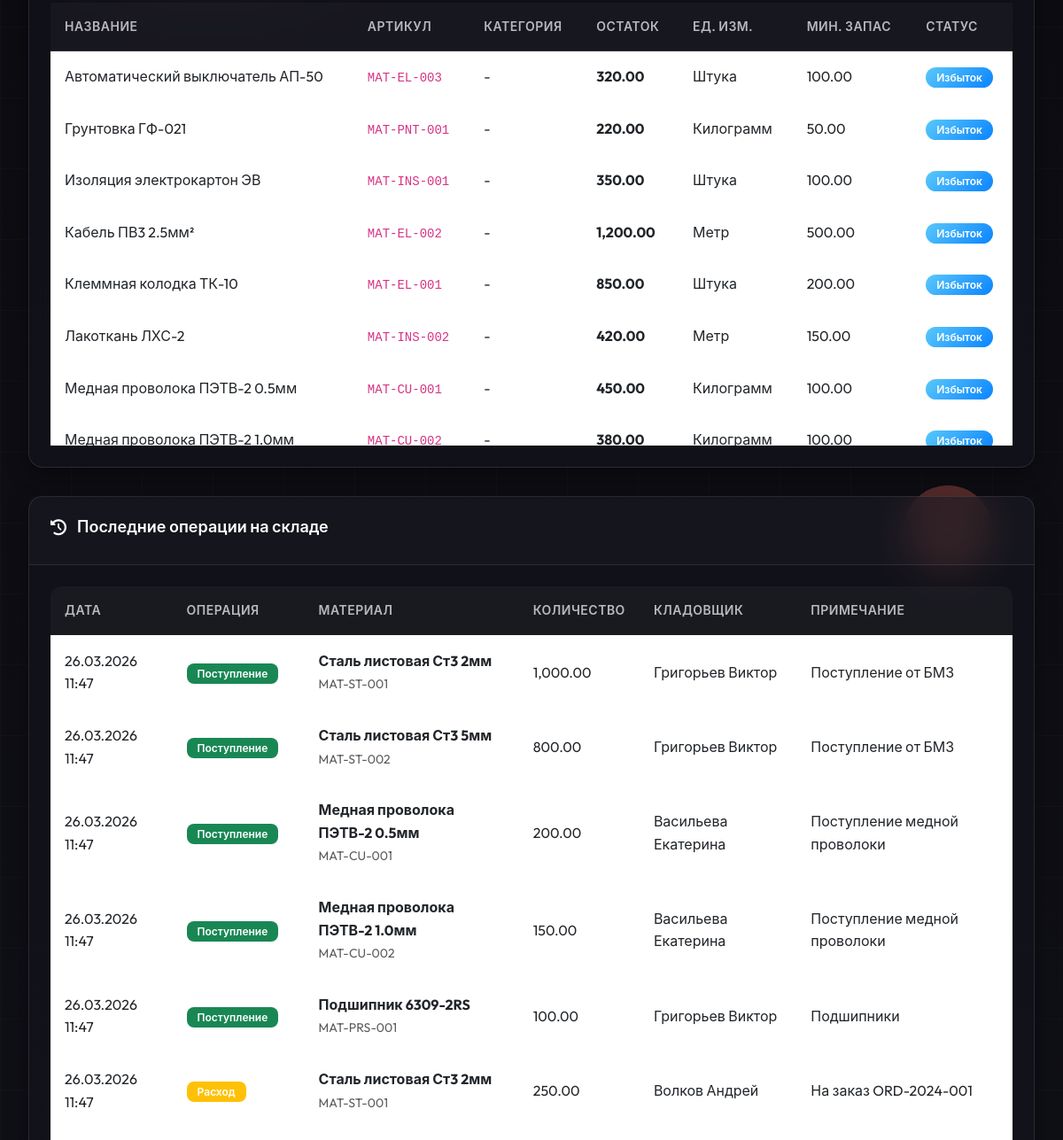
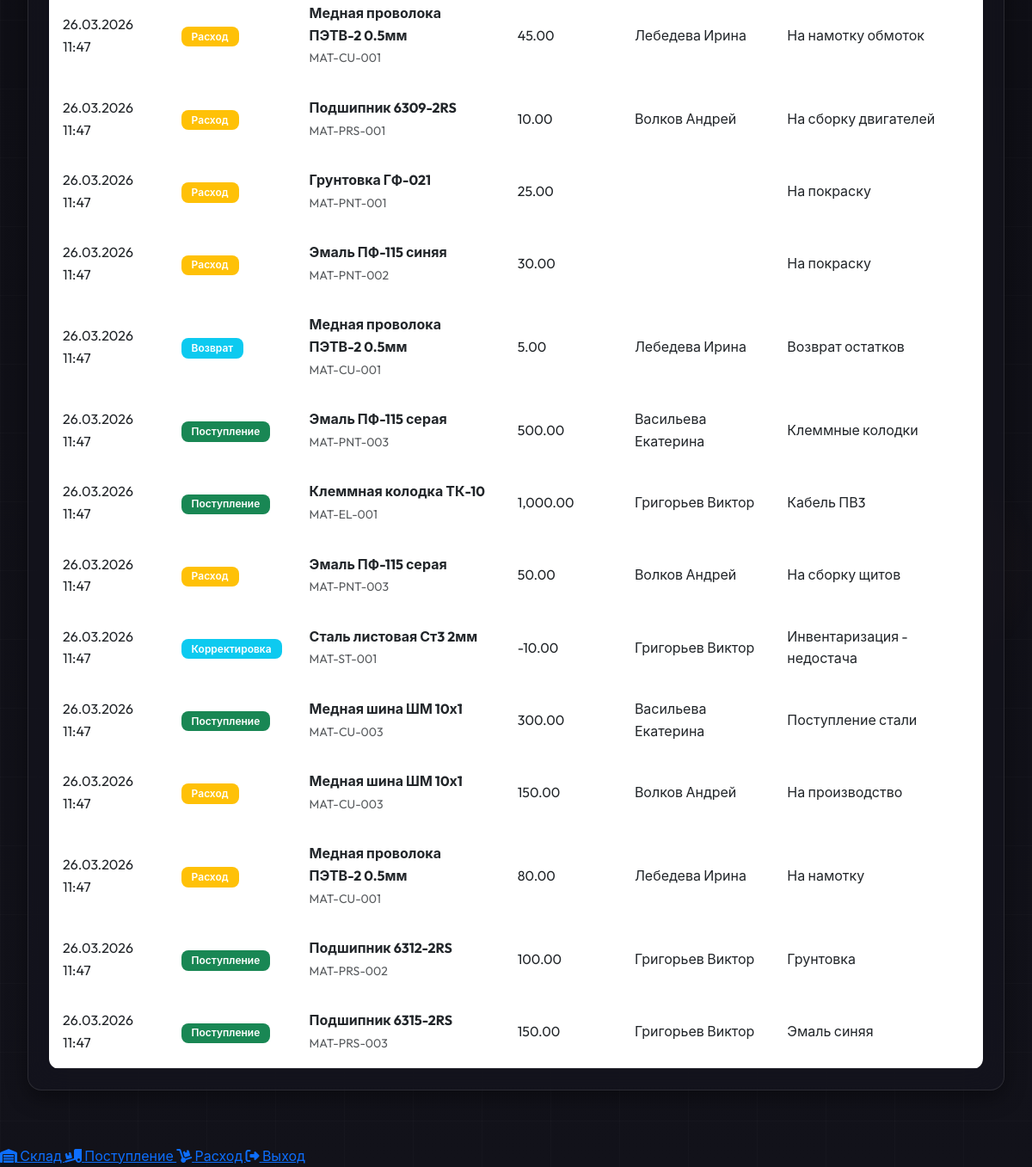
Page /modules/warehouse/warehouse_dashboard.php (signed in, lower part) on the earlier database version (2 pictures, top to bottom).
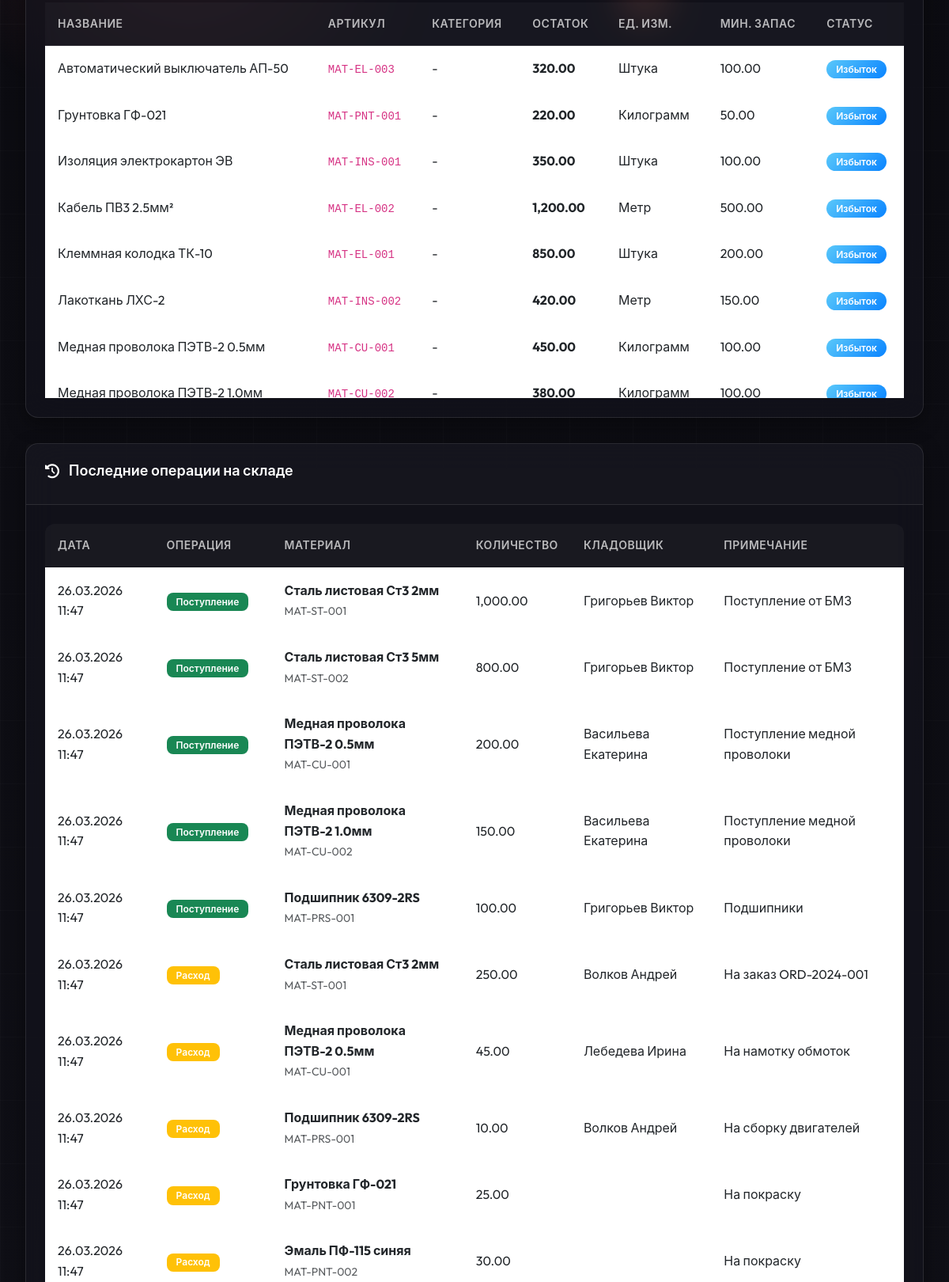
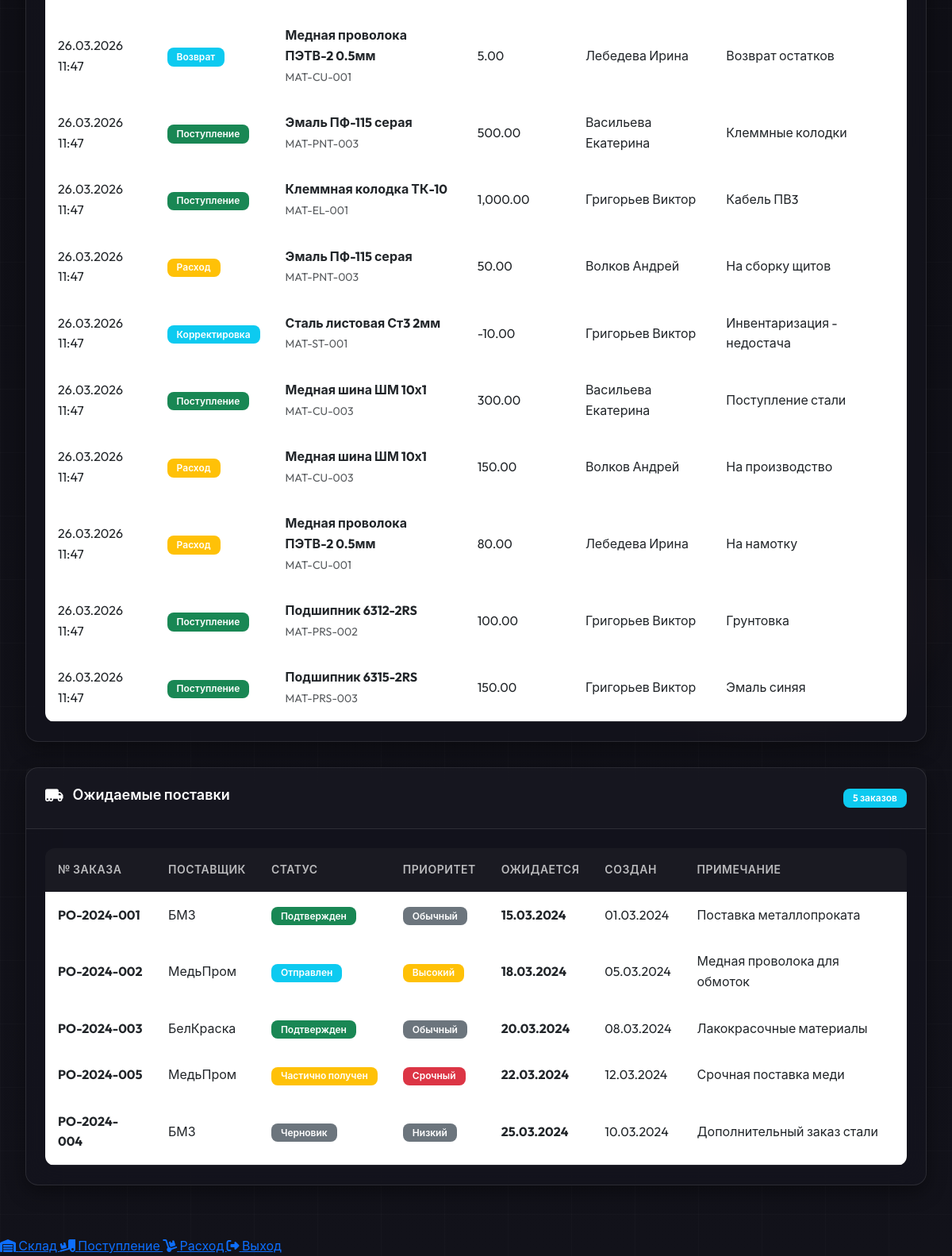
Same page on the later database version (2 pictures, top to bottom).
### tables this page shows
CREATE TABLE items (
    id INT AUTO_INCREMENT PRIMARY KEY,
    item_type ENUM('product', 'material', 'equipment') NOT NULL,
    item_code VARCHAR(50) UNIQUE NOT NULL,
    name VARCHAR(200) NOT NULL,
    category_id INT,
    location_id INT,
    unit_id INT,
    current_stock DECIMAL(12,3) DEFAULT 0,
    min_stock INT DEFAULT 0,
    price DECIMAL(12,2),
    currency VARCHAR(3) DEFAULT 'BYN',
    supplier_id INT,
    status ENUM('operational', 'maintenance', 'broken', 'offline', 'active', 'inactive') DEFAULT 'active',
    extra_specs JSON,
    description TEXT,
    is_active BOOLEAN DEFAULT TRUE,
    created_at TIMESTAMP DEFAULT CURRENT_TIMESTAMP,
    updated_at TIMESTAMP DEFAULT CURRENT_TIMESTAMP ON UPDATE CURRENT_TIMESTAMP,
    FOREIGN KEY (category_id) REFERENCES dictionaries(id),
    FOREIGN KEY (location_id) REFERENCES dictionaries(id),
    FOREIGN KEY (unit_id) REFERENCES dictionaries(id),
    FOREIGN KEY (supplier_id) REFERENCES partners(id),
    INDEX idx_item_type (item_type),
    INDEX idx_item_code (item_code)
);

CREATE TABLE dictionaries (
    id INT AUTO_INCREMENT PRIMARY KEY,
    dict_type ENUM('unit', 'category', 'location', 'position') NOT NULL,
    code VARCHAR(50) NOT NULL,
    name VARCHAR(200) NOT NULL,
    parent_id INT NULL,
    extra_data JSON,
    description TEXT,
    is_active BOOLEAN DEFAULT TRUE,
    created_at TIMESTAMP DEFAULT CURRENT_TIMESTAMP,
    INDEX idx_dict_type (dict_type),
    INDEX idx_code (code)
);

CREATE TABLE movements (
    id INT AUTO_INCREMENT PRIMARY KEY,
    movement_type ENUM('receipt', 'consumption', 'return', 'adjustment', 'shipment', 'maintenance') NOT NULL,
    item_id INT NOT NULL,
    quantity DECIMAL(12,3) NOT NULL,
    reference_type VARCHAR(50),
    reference_id INT,
    warehouse_from VARCHAR(100),
    warehouse_to VARCHAR(100),
    employee_id INT,
    partner_id INT,
    cost DECIMAL(12,2),
    notes TEXT,
    movement_date DATETIME DEFAULT CURRENT_TIMESTAMP,
    created_at TIMESTAMP DEFAULT CURRENT_TIMESTAMP,
    FOREIGN KEY (item_id) REFERENCES items(id),
    FOREIGN KEY (employee_id) REFERENCES staff(id),
    FOREIGN KEY (partner_id) REFERENCES partners(id),
    INDEX idx_movement_type (movement_type),
    INDEX idx_item_id (item_id)
);

CREATE TABLE staff (
    id INT AUTO_INCREMENT PRIMARY KEY,
    employee_code VARCHAR(20) UNIQUE NOT NULL,
    username VARCHAR(50) UNIQUE,
    password VARCHAR(255),
    first_name VARCHAR(50) NOT NULL,
    last_name VARCHAR(50) NOT NULL,
    middle_name VARCHAR(50),
    position_id INT,
    email VARCHAR(100),
    phone VARCHAR(20),
    department VARCHAR(100),
    role ENUM('admin', 'manager', 'operator', 'warehouse_keeper') NOT NULL,
    hire_date DATE,
    status ENUM('active', 'vacation', 'sick', 'terminated') DEFAULT 'active',
    is_active BOOLEAN DEFAULT TRUE,
    last_login TIMESTAMP NULL,
    created_at TIMESTAMP DEFAULT CURRENT_TIMESTAMP,
    updated_at TIMESTAMP DEFAULT CURRENT_TIMESTAMP ON UPDATE CURRENT_TIMESTAMP,
    FOREIGN KEY (position_id) REFERENCES dictionaries(id)
);

CREATE TABLE purchase_orders (
    id INT AUTO_INCREMENT PRIMARY KEY,
    order_number VARCHAR(50) UNIQUE NOT NULL,
    supplier_id INT NOT NULL,
    order_date DATE NOT NULL,
    expected_delivery DATE,
    actual_delivery DATE,
    status ENUM('draft', 'sent', 'confirmed', 'partial', 'received', 'cancelled') DEFAULT 'draft',
    priority ENUM('low', 'normal', 'high', 'urgent') DEFAULT 'normal',
    items_json JSON,
    total_amount DECIMAL(15,2),
    currency VARCHAR(3) DEFAULT 'BYN',
    notes TEXT,
    created_by INT,
    received_by INT,
    created_at TIMESTAMP DEFAULT CURRENT_TIMESTAMP,
    updated_at TIMESTAMP DEFAULT CURRENT_TIMESTAMP ON UPDATE CURRENT_TIMESTAMP,
    FOREIGN KEY (supplier_id) REFERENCES partners(id),
    FOREIGN KEY (created_by) REFERENCES staff(id),
    FOREIGN KEY (received_by) REFERENCES staff(id),
    INDEX idx_order_number (order_number),
    INDEX idx_status (status),
    INDEX idx_expected_delivery (expected_delivery)
);

CREATE TABLE partners (
    id INT AUTO_INCREMENT PRIMARY KEY,
    partner_type ENUM('customer', 'supplier', 'both') DEFAULT 'customer',
    name VARCHAR(200) NOT NULL,
    inn VARCHAR(20),
    address TEXT,
    phone VARCHAR(20),
    email VARCHAR(100),
    contact_person VARCHAR(100),
    country VARCHAR(50) DEFAULT 'Беларусь',
    status ENUM('active', 'inactive') DEFAULT 'active',
    created_at TIMESTAMP DEFAULT CURRENT_TIMESTAMP,
    INDEX idx_partner_type (partner_type)
);

### includes/helpers.php (called while the page is built, shortened)
<?php
function formatDateTime($datetime, $format = DATETIME_FORMAT) {
    if (is_string($datetime)) {
        $datetime = strtotime($datetime);
    }
    return date($format, $datetime);
}
function e($string) {
    return htmlspecialchars($string ?? '', ENT_QUOTES, 'UTF-8');
}

### modules/warehouse/warehouse_dashboard.php (the view, shortened to what the rows shown need)
<?php
require_once __DIR__ . '/../../includes/helpers.php';
$db = getDB();
$stmt = $db->query("
    SELECT mvt.*, i.name as item_name, i.item_code,
           s.first_name, s.last_name,
           CASE mvt.movement_type
               WHEN 'receipt' THEN 'Поступление'
               WHEN 'consumption' THEN 'Расход'
               WHEN 'return' THEN 'Возврат'
               WHEN 'adjustment' THEN 'Корректировка'
               WHEN 'shipment' THEN 'Отгрузка'
               ELSE mvt.movement_type
           END as operation_name
    FROM movements mvt
    LEFT JOIN items i ON mvt.item_id = i.id
    LEFT JOIN staff s ON mvt.employee_id = s.id
    WHERE mvt.movement_type IN ('receipt', 'consumption', 'return', 'adjustment', 'shipment')
    ORDER BY mvt.movement_date DESC
    LIMIT 20
");
$recentTransactions = $stmt->fetchAll();
$stmt = $db->query("
    SELECT i.*,
           d.name as category_name,
           u.name as unit_name,
           CASE
               WHEN i.current_stock <= 0 THEN 'critical'
               WHEN i.current_stock < i.min_stock THEN 'low'
               WHEN i.current_stock > (i.min_stock * 2) THEN 'overstock'
               ELSE 'normal'
           END as stock_status
    FROM items i
    LEFT JOIN dictionaries d ON i.category_id = d.id AND d.dict_type = 'category'
    LEFT JOIN dictionaries u ON i.unit_id = u.id AND u.dict_type = 'unit'
    WHERE i.item_type = 'material'
    ORDER BY
        CASE
            WHEN i.current_stock <= 0 THEN 1
            WHEN i.current_stock < i.min_stock THEN 2
            ELSE 3
        END,
        i.name ASC
");
$allMaterials = $stmt->fetchAll();
$stmt = $db->query("
    SELECT po.*, p.name as supplier_name,
           CASE po.status
               WHEN 'draft' THEN 'Черновик'
               WHEN 'sent' THEN 'Отправлен'
               WHEN 'confirmed' THEN 'Подтвержден'
               WHEN 'partial' THEN 'Частично получен'
               WHEN 'received' THEN 'Получен'
               WHEN 'cancelled' THEN 'Отменен'
               ELSE po.status
           END as status_name,
           CASE po.priority
               WHEN 'low' THEN 'Низкий'
               WHEN 'normal' THEN 'Обычный'
               WHEN 'high' THEN 'Высокий'
               WHEN 'urgent' THEN 'Срочный'
               ELSE po.priority
           END as priority_name,
           s.first_name as created_by_first,
           s.last_name as created_by_last
    FROM purchase_orders po
    LEFT JOIN partners p ON po.supplier_id = p.id
    LEFT JOIN staff s ON po.created_by = s.id
    WHERE po.status IN ('draft', 'sent', 'confirmed', 'partial')
    ORDER BY po.expected_delivery ASC
");
$incomingOrders = $stmt->fetchAll();
?>
<!DOCTYPE html>
<html lang="ru">
<head>
    <link href="https://cdn.jsdelivr.net/npm/bootstrap@5.3.0/dist/css/bootstrap.min.css" rel="stylesheet">
    <link href="https://cdnjs.cloudflare.com/ajax/libs/font-awesome/6.4.0/css/all.min.css" rel="stylesheet">
    <link rel="stylesheet" href="<?= APP_URL ?>/assets/css/common-style.css">
</head>
<body>
    <div class="main-content">
        <div class="card" id="inventory-section">
            <div class="card-body">
                <div class="materials-table-container">
                    <table class="table">
                        <thead>
                            <tr>
                                <th>Название</th>
                                <th>Артикул</th>
                                <th>Категория</th>
                                <th>Остаток</th>
                                <th>Ед. изм.</th>
                                <th>Мин. запас</th>
                                <th>Статус</th>
                            </tr>
                        </thead>
                        <tbody>
                            <?php foreach ($allMaterials as $material): ?>
                            <tr>
                                <td><?= e($material['name']) ?></td>
                                <td><code><?= e($material['item_code']) ?></code></td>
                                <td><?= e($material['category_name'] ?? '-') ?></td>
                                <td><strong><?= number_format($material['current_stock'], 2) ?></strong></td>
                                <td><?= e($material['unit_name'] ?? '-') ?></td>
                                <td><?= number_format($material['min_stock'], 2) ?></td>
                                <td>
                                    <span class="badge-stock-<?= $material['stock_status'] ?>">
                                        <?php
                                        switch($material['stock_status']) {
                                            case 'overstock': echo 'Избыток'; break;
                                        }
                                        ?>
                                    </span>
                                </td>
                            </tr>
                            <?php endforeach; ?>
                        </tbody>
                    </table>
                </div>
            </div>
        </div>
        <div class="card" id="history-section">
            <div class="card-body">
                <div class="table-responsive">
                    <table class="table">
                        <thead>
                            <tr>
                                <th>Дата</th>
                                <th>Операция</th>
                                <th>Материал</th>
                                <th>Количество</th>
                                <th>Кладовщик</th>
                                <th>Примечание</th>
                            </tr>
                        </thead>
                        <tbody>
                            <?php foreach ($recentTransactions as $transaction): ?>
                            <tr>
                                <td><?= formatDateTime($transaction['movement_date']) ?></td>
                                <td>
                                    <span class="badge bg-<?=
                                        $transaction['movement_type'] == 'receipt' ? 'success' :
                                        ($transaction['movement_type'] == 'consumption' ? 'warning' : 'info')
                                    ?>">
                                        <?= e($transaction['operation_name']) ?>
                                    </span>
                                </td>
                                <td>
                                    <strong><?= e($transaction['item_name']) ?></strong><br>
                                    <small class="text-muted"><?= e($transaction['item_code']) ?></small>
                                </td>
                                <td><?= number_format($transaction['quantity'], 2) ?></td>
                                <td><?= e(trim($transaction['last_name'] . ' ' . $transaction['first_name'])) ?></td>
                                <td><?= e($transaction['notes'] ?? '-') ?></td>
                            </tr>
                            <?php endforeach; ?>
                        </tbody>
                    </table>
                </div>
            </div>
        </div>
        <?php if (!empty($incomingOrders)): ?>
        <div class="card" id="incoming-section">
            <div class="card-body">
                <div class="table-responsive">
                    <table class="table">
                        <thead>
                            <tr>
                                <th>№ заказа</th>
                                <th>Поставщик</th>
                                <th>Статус</th>
                                <th>Приоритет</th>
                                <th>Ожидается</th>
                                <th>Создан</th>
                                <th>Примечание</th>
                            </tr>
                        </thead>
                        <tbody>
                            <?php foreach ($incomingOrders as $order): ?>
                            <tr>
                                <td><strong><?= e($order['order_number']) ?></strong></td>
                                <td><?= e($order['supplier_name']) ?></td>
                                <td>
                                    <span class="badge bg-<?=
                                        $order['status'] == 'confirmed' ? 'success' :
                                        ($order['status'] == 'partial' ? 'warning' :
                                        ($order['status'] == 'sent' ? 'info' : 'secondary'))
                                    ?>">
                                        <?= e($order['status_name']) ?>
                                    </span>
                                </td>
                                <td>
                                    <span class="badge bg-<?=
                                        $order['priority'] == 'urgent' ? 'danger' :
                                        ($order['priority'] == 'high' ? 'warning' : 'secondary')
                                    ?>">
                                        <?= e($order['priority_name']) ?>
                                    </span>
                                </td>
                                <td>
                                    <?php
                                    $deliveryDate = strtotime($order['expected_delivery']);
                                    ?>
                                    <strong><?= date('d.m.Y', $deliveryDate) ?></strong>
                                </td>
                                <td><?= date('d.m.Y', strtotime($order['order_date'])) ?></td>
                                <td><?= e($order['notes'] ?? '-') ?></td>
                            </tr>
                            <?php endforeach; ?>
                        </tbody>
                    </table>
                </div>
            </div>
        </div>
        <?php endif; ?>
    </div>
</body>
</html>

Differences in the rows shown:
added purchase_orders: order_number "PO-2024-001", supplier.name "БМЗ", status_name "Подтвержден", priority_name "Обычный", expected_delivery "15.03.2024", order_date "01.03.2024", notes "Поставка металлопроката"
added purchase_orders: order_number "PO-2024-002", supplier.name "МедьПром", status_name "Отправлен", priority_name "Высокий", expected_delivery "18.03.2024", order_date "05.03.2024", notes "Медная проволока для обмоток", status "sent" (drawn), priority "high" (drawn)
added purchase_orders: order_number "PO-2024-003", supplier.name "БелКраска", status_name "Подтвержден", priority_name "Обычный", expected_delivery "20.03.2024", order_date "08.03.2024", notes "Лакокрасочные материалы"
added purchase_orders: order_number "PO-2024-005", supplier.name "МедьПром", status_name "Частично получен", priority_name "Срочный", expected_delivery "22.03.2024", order_date "12.03.2024", notes "Срочная поставка меди", status "partial" (drawn), priority "urgent" (drawn)
added purchase_orders: order_number "PO-2024-004", supplier.name "БМЗ", status_name "Черновик", priority_name "Низкий", expected_delivery "25.03.2024", order_date "10.03.2024", notes "Дополнительный заказ стали", status "draft" (drawn)
Other differences:
count($incomingOrders): (not shown) → "5"
text now shown: "Ожидаемые поставки заказов № ЗАКАЗА ПОСТАВЩИК СТАТУС ПРИОРИТЕТ ОЖИДАЕТСЯ СОЗДАН ПРИМЕЧАНИЕ"
